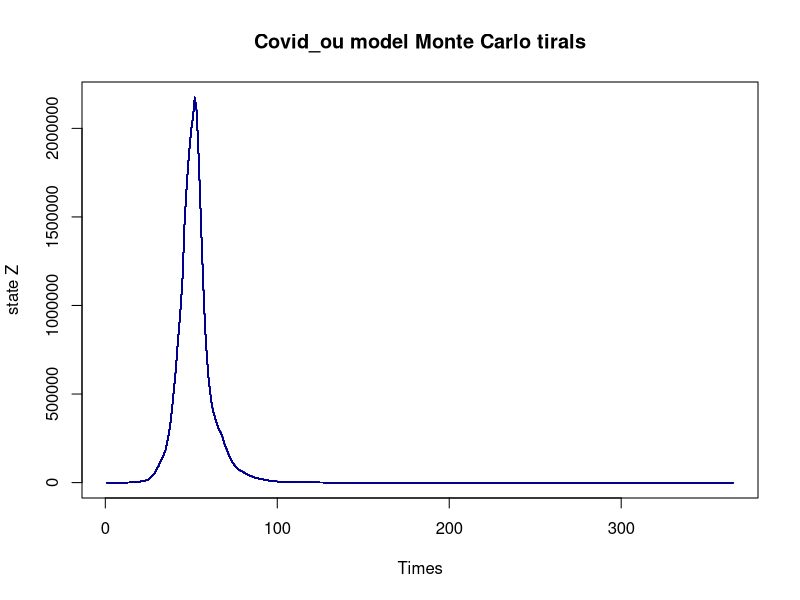
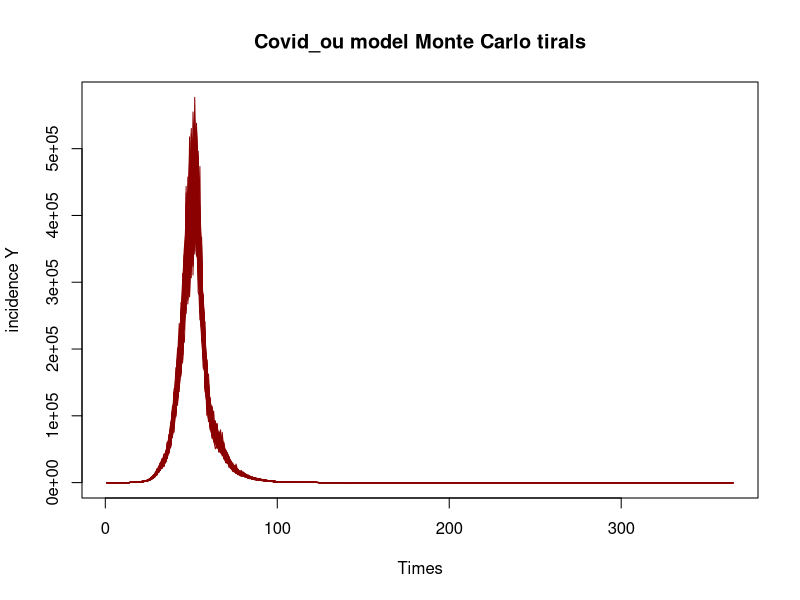
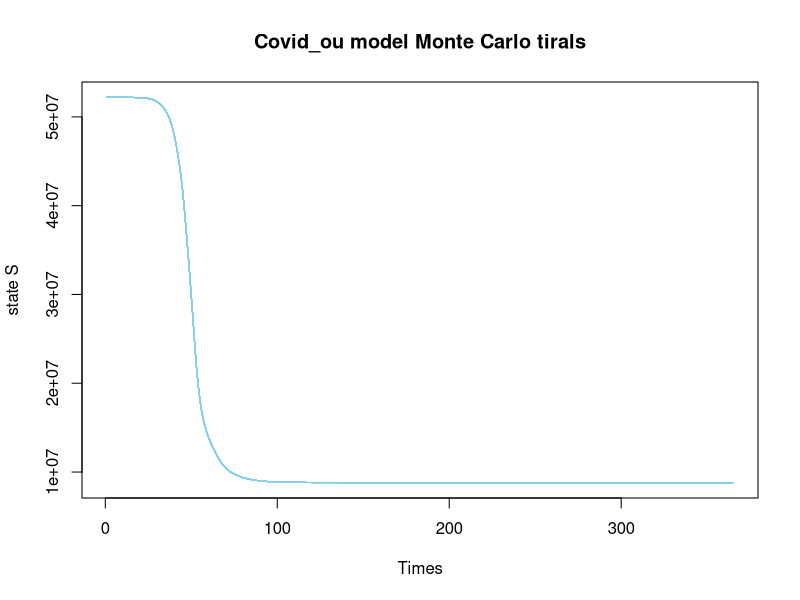
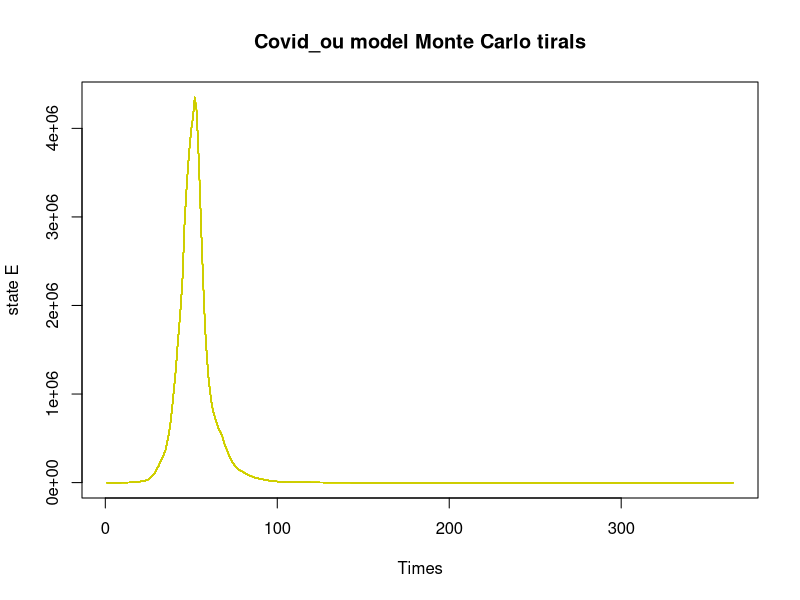
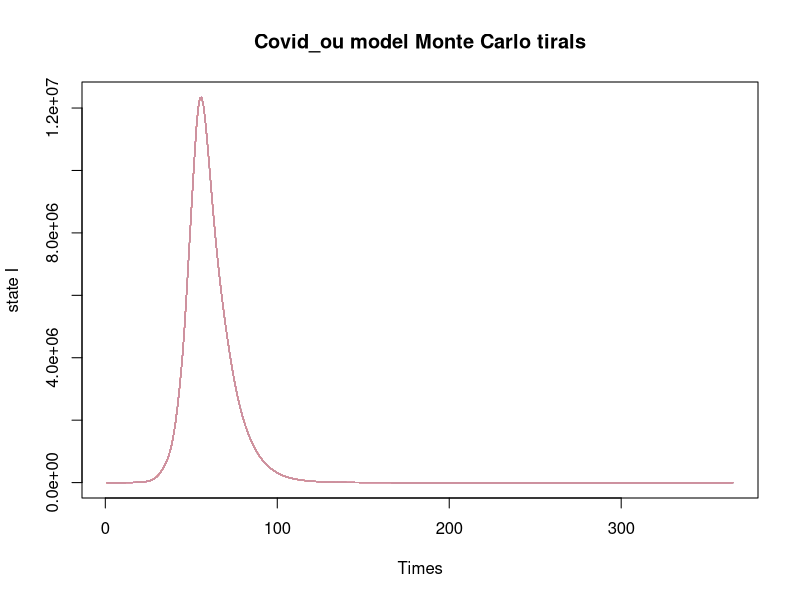
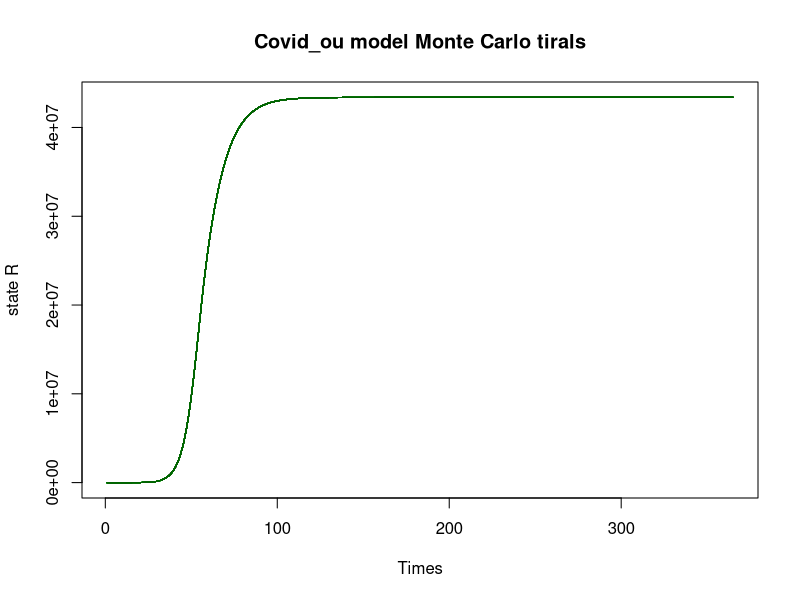
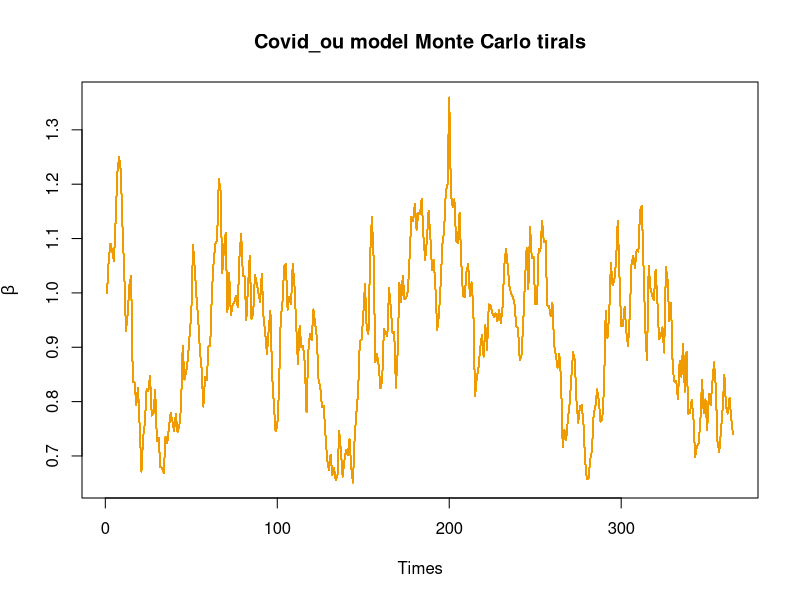
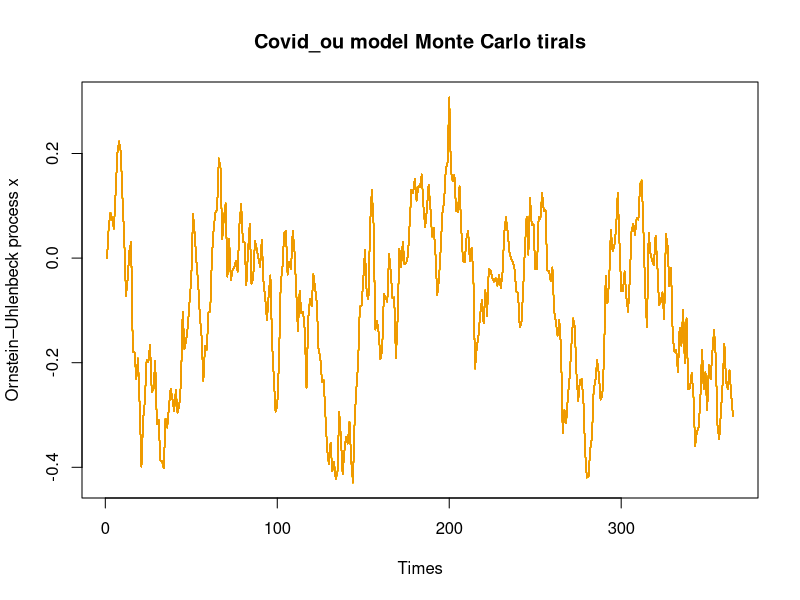

These charts were generated, in order, by the following R code:
## ---- chunk 1
knitr::opts_chunk$set(echo = TRUE)
## ---- chunk 2

rm(list=ls())
require(deSolve)
set.seed(2024)


#Simulate an O-U Process ? bugs
ornstein_uhlenbeck <- function(n,theta,sigma,x0,lens,mu,e){
  dt <- 1
  x<-vector(length=lens)
  for (i in 1:n) {
    if (i==1){x[i]=x0}
    else{
      x[i]  <-  x[i-1] + theta*(mu[i-1]-x[i-1])*dt + sigma*e[i-1]}
  }
  
  return(x)
}
tims=365
times=1:tims
e = rnorm(n = length(times) , sd = 1)
mu = vector(length=tims) 
  for (t in 1:tims) {
    if (t <= 120){
      mu[t]=-0.02      }                    #No lock-down policy
    else {mu[t]=-0.2-0.02 }                 #Lock-down policy
  }
  mu = ts(mu)
x = ornstein_uhlenbeck(tims, theta=0.05, sigma=sqrt(0.004), x0=0, tims,mu,e)

gen_ode_model <- function(rep_time = 200, ori_seed = 20241, tims = 365, 
                          n = 52196381, pars = c(k=2, gamma=9),
                          ini_state = c(t=1,S=N-1, E=1, I=0, R=0),
                          tau = 0.1){
  
  times = 1:tims
  N = n

  Zs = setNames(data.frame(matrix(NA, nrow = tims, ncol = rep_time)), paste0("Z", 1:rep_time))
  Ys = setNames(Zs, paste0("Y", 1:rep_time))
  dSs = setNames(Zs, paste0("dS", 1:rep_time))
  dEs = setNames(Zs, paste0("dE", 1:rep_time))
  dIs = setNames(Zs, paste0("dI", 1:rep_time))
  dRs = setNames(Zs, paste0("dR", 1:rep_time)) 
  
  # add x and e dataframe
  
  xs = setNames(Zs, paste0("x", 1:rep_time))
  es = setNames(Zs, paste0("e", 1:rep_time))
  
  
  params = pars   
  initial_state = ini_state
  tau1 = tau
  
  #Main ODE Model
  Covid_OU <- function(time, current_state, params){
    
    with(as.list(c(current_state, params)),{
      
      # N <- S+E+I+R
      dt <- 1
      dS <- -exp(x[t])*S*(E+0.1*I)/N
      dE <- exp(x[t])*S*(E+0.1*I)/N - E*(1/k+1/gamma)
      dI <- E/k-I*(1/gamma+0.0087)
      dR <- (I+E)/gamma+0.0087*I
      
      return(list(c( dt, dS, dE, dI, dR)))
    })
  }
  
  ## rep 200 times 
  for (rep_i in 1:rep_time) {
    set.seed(ori_seed + 1000*rep_i)
    
    model4 = ode(initial_state, times, Covid_OU, params)
    
    Z1 = model4[,4]/2
    
    Y1 = vector(length = tims)
    
    for (i in 1:tims){
      Y1[i] = rlnorm(1,log(Z1[i]/5),tau1)
    }
    
    dSi = model4[,3]
    dEi = model4[,4]
    dIi = model4[,5]
    dRi = model4[,6]
    
    
    Zs[, rep_i] = Z1
    Ys[, rep_i] = Y1
    dSs[, rep_i] = dSi
    dEs[, rep_i] = dEi
    dIs[, rep_i] = dIi
    dRs[, rep_i] = dRi
    
    ## add xi and ei to the data.frame
    xs[, rep_i] = x
    es[, rep_i] = e
    
  }
  
  # output
  return(list(    
    Z = Zs,
    Y = Ys,
    dS = dSs,
    dE = dEs,
    dI = dIs,
    dR = dRs,
    x = xs,
    e = es))
}


ode_example <- gen_ode_model(200)

## for z

zs = ncol(ode_example$Z)

for (i in 1:zs) {
  if (i == 1){
    plot(ode_example$Z[,1], col="darkblue", type = "l", 
         ylim = c(0, max(ode_example$Z)),
         xlab = 'Times', ylab = 'state Z',main="Covid_ou model Monte Carlo tirals")
    }
  else{
    lines(ode_example$Z[,i], col="darkblue")
  }
}

## for y

ys = ncol(ode_example$Y)

for (i in 1:ys) {
  if (i == 1){
    plot(ode_example$Y[,1], col="darkred", type = "l", 
         ylim = c( min(ode_example$Y), max(ode_example$Y)),
         xlab = 'Times', ylab = 'incidence Y',main="Covid_ou model Monte Carlo tirals")
  }
  else{
    lines(ode_example$Y[,i], col="darkred")
  }
}

## for s

ss = ncol(ode_example$dS)

for (i in 1:ss) {
  if (i == 1){
    plot(ode_example$dS[,1], col="skyblue", type = "l", 
         ylim = c(min(ode_example$dS), max(ode_example$dS)),
         xlab = 'Times', ylab = 'state S',main="Covid_ou model Monte Carlo tirals")
  }
  else{
    lines(ode_example$dS[,i], col="skyblue")
  }
}


## for e

es = ncol(ode_example$dE)

for (i in 1:es) {
  if (i == 1){
    plot(ode_example$dE[,1], col="yellow3", type = "l", 
         ylim = c(min(ode_example$dE), max(ode_example$dE)),
         xlab = 'Times', ylab = 'state E',main="Covid_ou model Monte Carlo tirals")
  }
  else{
    lines(ode_example$dE[,i], col="yellow3")
  }
}


## for i

is = ncol(ode_example$dI)

for (i in 1:is) {
  if (i == 1){
    plot(ode_example$dI[,1], col="pink3", type = "l", 
         ylim = c(min(ode_example$dI), max(ode_example$dI)),
         xlab = 'Times', ylab = 'state I',main="Covid_ou model Monte Carlo tirals")
  }
  else{
    lines(ode_example$dI[,i], col="pink3")
  }
}


## for R

rs = ncol(ode_example$dR)

for (i in 1:rs) {
  if (i == 1){
    plot(ode_example$dR[,1], col="darkgreen", type = "l", 
         ylim = c(min(ode_example$dR), max(ode_example$dR)),
         xlab = 'Times', ylab = 'state R',main="Covid_ou model Monte Carlo tirals")
  }
  else{
    lines(ode_example$dR[,i], col="darkgreen")
  }
}



############### add plot of x and e

## for beta
xs = ncol(ode_example$x)

for (i in 1:xs) {
  if (i == 1){
    plot(exp(ode_example$x[,1]), col="orange2", type = "l", 
         ylim = c(min(exp(ode_example$x)), max(exp(ode_example$x))),
         xlab = 'Times', ylab = expression(beta),main="Covid_ou model Monte Carlo tirals")
  }
  else{
    lines(exp(ode_example$x[,i]), col="orange2")
  }
}

## for x
xs = ncol(ode_example$x)

for (i in 1:xs) {
  if (i == 1){
    plot(ode_example$x[,1], col="orange2", type = "l", 
         ylim = c(min((ode_example$x)), max((ode_example$x))),
         xlab = 'Times', ylab = 'Ornstein–Uhlenbeck process x',main="Covid_ou model Monte Carlo tirals")
  }
  else{
    lines((ode_example$x[,i]), col="orange2")
  }
}

## for e

# es = ncol(ode_example$e)
# 
# for (i in 1:es) {
#   if (i == 1){
#     plot(ode_example$e[,1], col="grey", type = "l", 
#          ylim = c(min(ode_example$e), max(ode_example$e)),
#          xlab = 'Times', ylab = 'e',main="Covid_ou model Monte Carlo tirals")
#   }
#   else{
#     lines(ode_example$e[,i], col="grey")
#   }
# }


## for all


lims = c(0, max(max(ode_example$dS), max(ode_example$dE), 
           max(ode_example$dI), max(ode_example$dR)))

ss = ncol(ode_example$dS)

for (i in 1:ss) {
  if (i == 1){
    plot(ode_example$dS[,1], col="skyblue", type = "l", 
         ylim = lims,
         xlab = 'Times', ylab = 'All states')
  }
  else{
    lines(ode_example$dS[,i], col="skyblue")
  }
  lines(ode_example$dE[,i], col="yellow3")
  lines(ode_example$dI[,i], col="pink3")
  lines(ode_example$dR[,i], col="darkgreen")
}
